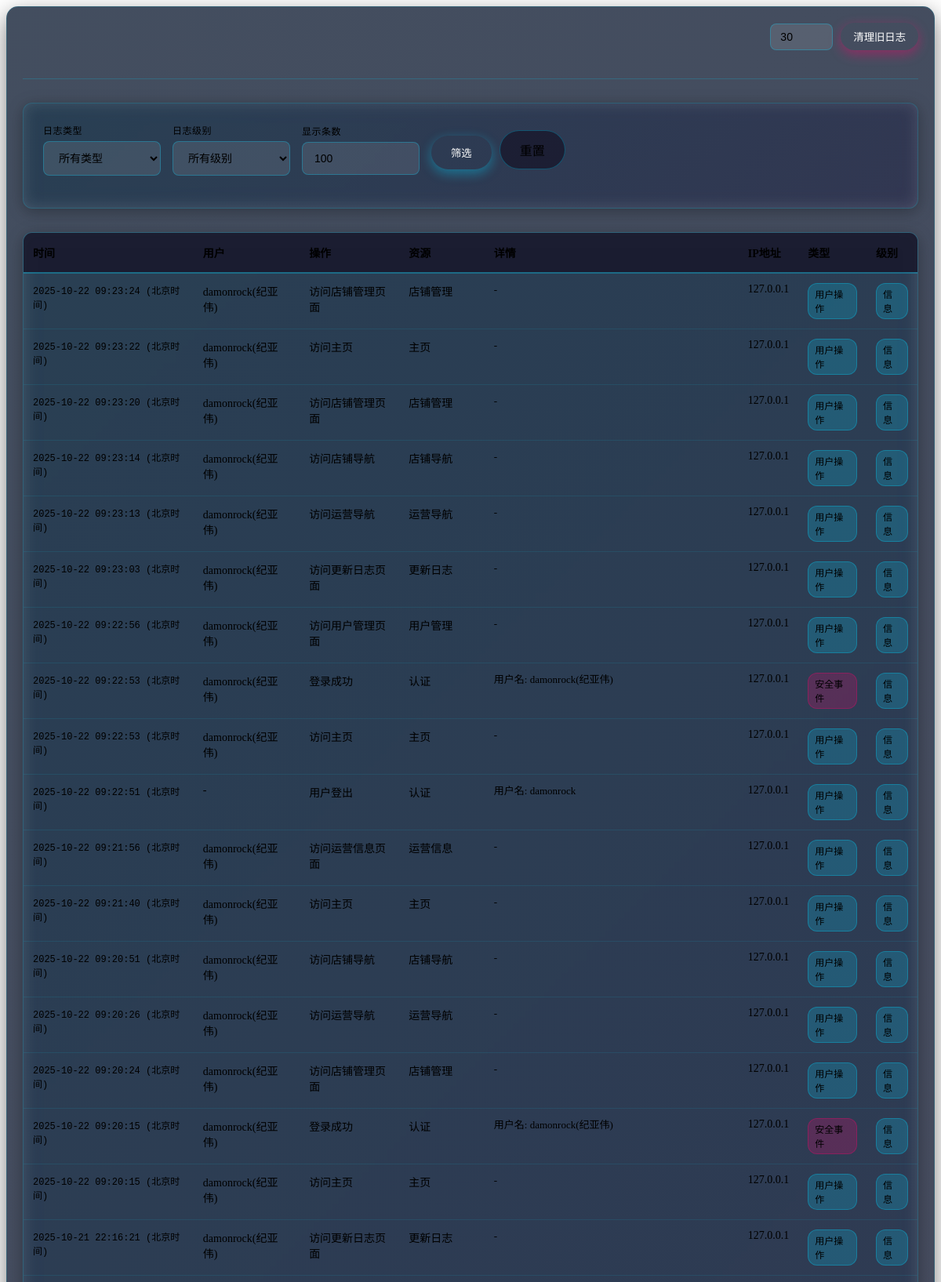
The page /admin/logs (signed in, upper part) on the database its author committed.
### tables this page shows
CREATE TABLE logs (
            id INTEGER PRIMARY KEY AUTOINCREMENT,
            timestamp DATETIME DEFAULT CURRENT_TIMESTAMP,
            user_id INTEGER,
            username VARCHAR(50),
            action VARCHAR(100) NOT NULL,
            resource VARCHAR(100),
            details TEXT,
            ip_address VARCHAR(45),
            user_agent TEXT,
            log_type VARCHAR(20) DEFAULT 'user',
            level VARCHAR(10) DEFAULT 'info',
            FOREIGN KEY (user_id) REFERENCES users (id)
        );

### routes/admin.py (the view)
@admin_bp.route('/logs')
@login_required
@admin_required
def view_logs():
    from core.database import get_logs
    log_type = request.args.get('type', '')
    level = request.args.get('level', '')
    limit = int(request.args.get('limit', 100))
    logs = get_logs(
        limit=limit,
        log_type=log_type if log_type else None,
        level=level if level else None
    )
    return render_template('admin/logs_embed.html', logs=logs,
                         current_type=log_type, current_level=level, limit=limit)

### app.py (called while the page is built)
@app.template_filter('beijing_time')
def beijing_time_filter(timestamp):
    if not timestamp:
        return ""
    if isinstance(timestamp, str):
        try:
            dt = datetime.strptime(timestamp, '%Y-%m-%d %H:%M:%S')
        except ValueError:
            return timestamp + " (北京时间)"
    else:
        dt = timestamp
    return dt.strftime('%Y-%m-%d %H:%M:%S')

### core/auth.py (called while the page is built, shortened)
def is_logged_in():
    return 'username' in session

def login_required(f):
    from functools import wraps
    @wraps(f)
    def decorated_function(*args, **kwargs):
        if not is_logged_in():
            return redirect(url_for('auth.login', next=request.url))
        return f(*args, **kwargs)
    return decorated_function

def admin_required(f):
    from functools import wraps
    @wraps(f)
    def decorated_function(*args, **kwargs):
        if not is_logged_in():
            return redirect(url_for('auth.login', next=request.url))
        return f(*args, **kwargs)
    return decorated_function

### core/database.py (called while the page is built)
def get_db_connection():
    conn = sqlite3.connect(DB_PATH)
    conn.row_factory = sqlite3.Row  # 使结果可以通过列名访问
    return conn

def get_logs(limit=100, log_type=None, level=None, user_id=None):
    conn = get_db_connection()
    cursor = conn.cursor()
    query = "SELECT * FROM logs WHERE 1=1"
    params = []
    if log_type:
        query += " AND log_type = ?"
        params.append(log_type)
    if level:
        query += " AND level = ?"
        params.append(level)
    if user_id:
        query += " AND user_id = ?"
        params.append(user_id)
    query += " ORDER BY timestamp DESC LIMIT ?"
    params.append(limit)
    try:
        cursor.execute(query, params)
        logs = cursor.fetchall()
        return logs
    except Exception as e:
        print(f"获取日志失败: {e}")
        return []
    finally:
        conn.close()

### templates/admin/logs_embed.html (shortened to what this page needs)
<div class="logs-management-embed">
    <div class="section-header">
        <h2> 系统日志</h2>
        <form id="clear-logs-form" class="clear-logs-form" onsubmit="return confirm('确定要清理旧日志吗？此操作不可恢复！')">
            <input type="number" name="days" value="30" min="1" max="365" title="保留天数">
            <button type="submit" class="clear-logs-btn">清理旧日志</button>
        </form>
    </div>
    <div class="filter-card">
        <form id="log-filter-form" method="GET" class="filter-form">
            <div class="filter-group">
                <label for="type">日志类型</label>
                <select name="type" id="type">
                    <option value="">所有类型</option>
                </select>
            </div>
            <div class="filter-group">
                <label for="level">日志级别</label>
                <select name="level" id="level">
                    <option value="">所有级别</option>
                </select>
            </div>
            <div class="filter-group">
                <label for="limit">显示条数</label>
                <input type="number" name="limit" id="limit" value="{{ limit }}" min="10" max="1000" step="10" placeholder="显示条数">
            </div>
            <div class="filter-actions">
                <button type="submit">筛选</button>
                <a href="javascript:void(0)" class="reset-btn" onclick="loadContent('log-management')">重置</a>
            </div>
        </form>
    </div>
    <div class="logs-table-container">
        <table class="logs-table">
            <thead>
                <tr>
                    <th>时间</th>
                    <th>用户</th>
                    <th>操作</th>
                    <th>资源</th>
                    <th>详情</th>
                    <th>IP地址</th>
                    <th>类型</th>
                    <th>级别</th>
                </tr>
            </thead>
            <tbody>
                {% for log in logs %}
                <tr>
                    <td class="timestamp">{{ log.timestamp | beijing_time }} (北京时间)</td>
                    <td>{{ log.username or '-' }}</td>
                    <td>{{ log.action }}</td>
                    <td>{{ log.resource or '-' }}</td>
                    <td class="log-details">{{ log.details or '-' }}</td>
                    <td>{{ log.ip_address or '-' }}</td>
                    <td>
                        <span class="log-type-badge log-type-{{ log.log_type }}">
                            {{ {
                                'user': '用户操作',
                                'system': '系统事件',
                                'security': '安全事件'
                            }.get(log.log_type, log.log_type) }}
                        </span>
                    </td>
                    <td>
                        <span class="log-level-badge log-level-{{ log.level }}">
                            {{ {
                                'debug': '调试',
                                'info': '信息',
                                'warning': '警告',
                                'error': '错误',
                                'critical': '严重'
                            }.get(log.level, log.level) }}
                        </span>
                    </td>
                </tr>
                {% endfor %}
            </tbody>
        </table>
    </div>
</div>

### rows shown on the page
logs: timestamp|beijing_time "2025-10-22 09:23:24", username "damonrock(纪亚伟)", action "访问店铺管理页面", resource "店铺管理", details "-", ip_address "127.0.0.1", log_type "用户操作", level "信息"
logs: timestamp|beijing_time "2025-10-22 09:23:22", username "damonrock(纪亚伟)", action "访问主页", resource "主页", details "-", ip_address "127.0.0.1", log_type "用户操作", level "信息"
logs: timestamp|beijing_time "2025-10-22 09:23:20", username "damonrock(纪亚伟)", action "访问店铺管理页面", resource "店铺管理", details "-", ip_address "127.0.0.1", log_type "用户操作", level "信息"
logs: timestamp|beijing_time "2025-10-22 09:23:14", username "damonrock(纪亚伟)", action "访问店铺导航", resource "店铺导航", details "-", ip_address "127.0.0.1", log_type "用户操作", level "信息"
logs: timestamp|beijing_time "2025-10-22 09:23:13", username "damonrock(纪亚伟)", action "访问运营导航", resource "运营导航", details "-", ip_address "127.0.0.1", log_type "用户操作", level "信息"
logs: timestamp|beijing_time "2025-10-22 09:23:03", username "damonrock(纪亚伟)", action "访问更新日志页面", resource "更新日志", details "-", ip_address "127.0.0.1", log_type "用户操作", level "信息"
logs: timestamp|beijing_time "2025-10-22 09:22:56", username "damonrock(纪亚伟)", action "访问用户管理页面", resource "用户管理", details "-", ip_address "127.0.0.1", log_type "用户操作", level "信息"
logs: timestamp|beijing_time "2025-10-22 09:22:53", username "damonrock(纪亚伟)", action "登录成功", resource "认证", details "用户名: damonrock(纪亚伟)", ip_address "127.0.0.1", log_type "安全事件", level "信息"
logs: timestamp|beijing_time "2025-10-22 09:22:53", username "damonrock(纪亚伟)", action "访问主页", resource "主页", details "-", ip_address "127.0.0.1", log_type "用户操作", level "信息"
logs: timestamp|beijing_time "2025-10-22 09:22:51", username "-", action "用户登出", resource "认证", details "用户名: damonrock", ip_address "127.0.0.1", log_type "用户操作", level "信息"
logs: timestamp|beijing_time "2025-10-22 09:21:56", username "damonrock(纪亚伟)", action "访问运营信息页面", resource "运营信息", details "-", ip_address "127.0.0.1", log_type "用户操作", level "信息"
logs: timestamp|beijing_time "2025-10-22 09:21:40", username "damonrock(纪亚伟)", action "访问主页", resource "主页", details "-", ip_address "127.0.0.1", log_type "用户操作", level "信息"
logs: timestamp|beijing_time "2025-10-22 09:20:51", username "damonrock(纪亚伟)", action "访问店铺导航", resource "店铺导航", details "-", ip_address "127.0.0.1", log_type "用户操作", level "信息"
logs: timestamp|beijing_time "2025-10-22 09:20:26", username "damonrock(纪亚伟)", action "访问运营导航", resource "运营导航", details "-", ip_address "127.0.0.1", log_type "用户操作", level "信息"
logs: timestamp|beijing_time "2025-10-22 09:20:24", username "damonrock(纪亚伟)", action "访问店铺管理页面", resource "店铺管理", details "-", ip_address "127.0.0.1", log_type "用户操作", level "信息"
logs: timestamp|beijing_time "2025-10-22 09:20:15", username "damonrock(纪亚伟)", action "登录成功", resource "认证", details "用户名: damonrock(纪亚伟)", ip_address "127.0.0.1", log_type "安全事件", level "信息"
logs: timestamp|beijing_time "2025-10-22 09:20:15", username "damonrock(纪亚伟)", action "访问主页", resource "主页", details "-", ip_address "127.0.0.1", log_type "用户操作", level "信息"
logs: timestamp|beijing_time "2025-10-21 22:16:21", username "damonrock(纪亚伟)", action "访问更新日志页面", resource "更新日志", details "-", ip_address "127.0.0.1", log_type "用户操作", level "信息"
